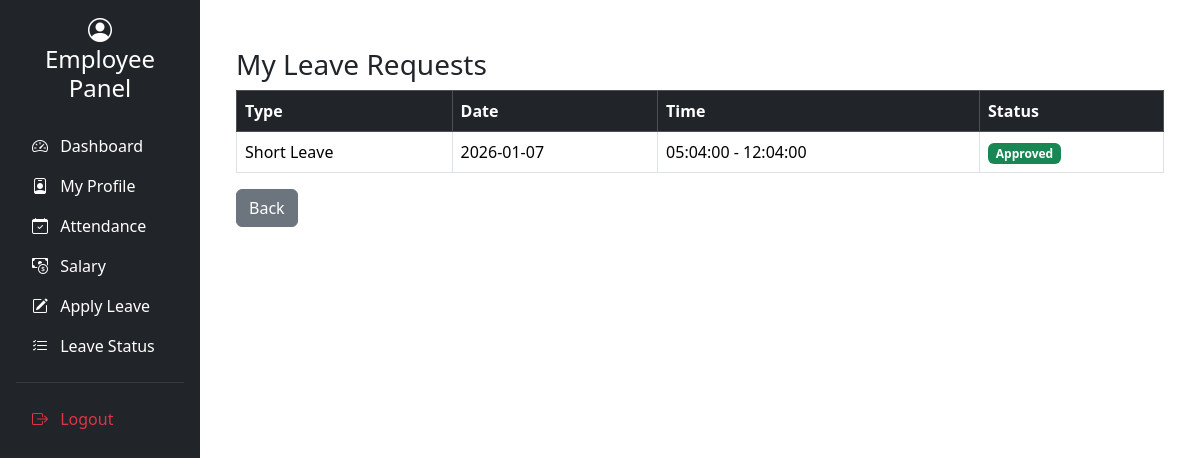
Screenshot of /employee/my_leaves.php (signed in) with the database file from the repository.
### tables this page shows
CREATE TABLE `leave_requests` (
  `id` int(11) NOT NULL,
  `employee_id` int(11) NOT NULL,
  `leave_type` enum('Short Leave','Day Off','Sick Leave','Casual Leave') NOT NULL,
  `date` date NOT NULL,
  `start_time` time DEFAULT NULL,
  `end_time` time DEFAULT NULL,
  `reason` text DEFAULT NULL,
  `status` enum('Pending','Approved','Rejected') DEFAULT 'Pending',
  `created_at` timestamp NOT NULL DEFAULT current_timestamp()
);

### employee/my_leaves.php (the view, shortened to what this page needs)
<?php
include "header.php";
require_once "../config/db.php";
$employee_id = $_SESSION['employee_id'];
$leaves = $conn->query("
    SELECT * FROM leave_requests
    WHERE employee_id = $employee_id
    ORDER BY created_at DESC
");
?>
<!DOCTYPE html>
<html>
<head>
<link href="https://cdn.jsdelivr.net/npm/bootstrap@5.3.2/dist/css/bootstrap.min.css" rel="stylesheet">
</head>
<body>
<div class="container mt-4">
<h3>My Leave Requests</h3>
<table class="table table-bordered">
<thead class="table-dark">
<tr>
  <th>Type</th>
  <th>Date</th>
  <th>Time</th>
  <th>Status</th>
</tr>
</thead>
<tbody>
<?php while ($l = $leaves->fetch_assoc()): ?>
<tr>
  <td><?= $l['leave_type'] ?></td>
  <td><?= $l['date'] ?></td>
  <td>
    <?= $l['start_time'] ? $l['start_time']." - ".$l['end_time'] : "-" ?>
  </td>
  <td>
    <span class="badge bg-<?=
      $l['status']=='Approved'?'success':($l['status']=='Rejected'?'danger':'warning')
    ?>">
      <?= $l['status'] ?>
    </span>
  </td>
</tr>
<?php endwhile; ?>
</tbody>
</table>
<a href="dashboard.php" class="btn btn-secondary">Back</a>
</div>
</body>
</html>

### rows the page displays
leave_requests: leave_type "Short Leave", date "2026-01-07", start_time "05:04:00", end_time "12:04:00", status "Approved"
